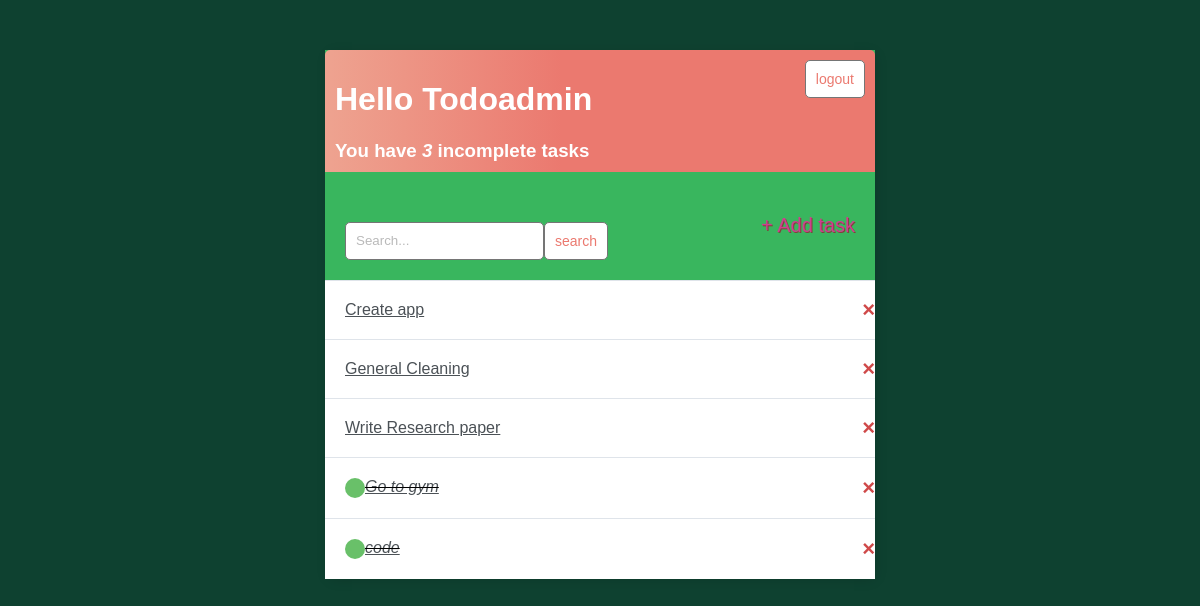
Page / (signed in) on the earlier database version.
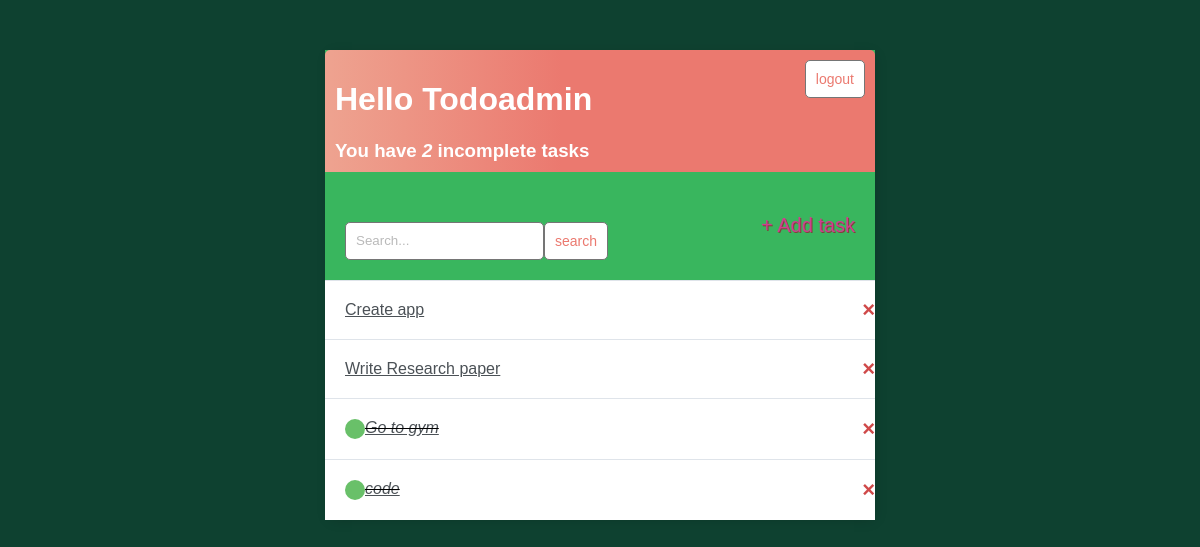
Same page on the later database version.
### tasks/models.py (models this page shows)
class Task(models.Model):
    user = models.ForeignKey(
        User, null=True, blank=True, on_delete=models.CASCADE)
    title = models.CharField(max_length=200)
    description = models.TextField(null=True, blank=True)
    complete = models.BooleanField(default=False)
    created = models.DateField(auto_now_add=True)
    def __str__(self):
        return self.title
    class Meta:
        ordering = ['complete']

### tasks/views.py (the view)
# urls.py: path("", views.StartingPage.as_view(), name="tasks"),
class StartingPage(LoginRequiredMixin, ListView):
    model = Task
    template_name = 'tasks/index.html'
    context_object_name = 'tasks'
    def get_context_data(self, **kwargs):
        context = super().get_context_data(**kwargs)
        context['tasks'] = context['tasks'].filter(
            user=self.request.user.id)
        context['count'] = context['tasks'].filter(complete=False).count()
        search_input = self.request.GET.get('search_area') or ''
        if search_input:
            context['tasks'] = context['tasks'].filter(
                title__startswith=search_input)
        context['search_input'] = search_input
        return context

### tasks/templates/tasks/index.html (shortened to what this page needs)
{% extends "base.html" %}
{% load static %}
{% block css_files %}
    <link rel="stylesheet" href="{% static "app.css" %}">
{% endblock css_files %}
{% block content %}
<div class="header-bar">
    <div>
        <h1> Hello {{request.user|title}}</h1>
        <h3 style="margin:0">
            You have <i>{{count}}</i> incomplete task{{count|pluralize}}
        </h3>
    </div>
     {% if request.user.is_authenticated %}
        <form method="post" action="{% url 'logout' %}">
            <button class="button" type="submit">logout</button>
        </form>
    {% else %}
        <a href="{% url "login" %}">Login</a>
    {% endif %}
</div>
<section id="search-add-wrapper">
    <form action="" method="GET" style="margin-top: 30px; display:flex;">
        <input type="text" name="search_area" placeholder="Search..." value="{{search_input}}">
        <input class="button" type="submit" value="search" >
    </form>
    <a id="add-link" href="{% url "task_create" %}">&#43; Add task</a>
</section>
<div class="task-items-wrapper">
     {% for task in tasks %}
        <div class="task-wrapper">
            {% if task.complete %}
                <div class="task-title">
                    <div class="task-complete-icon"></div>
                    <i><s><a href="{% url "task_update" task.id %}">{{task}}</a></s></i>
                </div>
            {% else %}
                <div class="task-title">
                    <a href="{% url "task_update" task.id %}">{{task}}</a>
                </div>
            {% endif %}
            <a class="delete-link" href="{% url "task_delete" task.id %}">&#215;</a>
        </div>
     {% empty %}
        <h3> No items in the table.</h3>
    {% endfor %}
</div>
{% endblock content %}

Differences in the rows shown:
removed Task: title "General Cleaning"
Other differences:
{{ count }}: "3" → "2"
